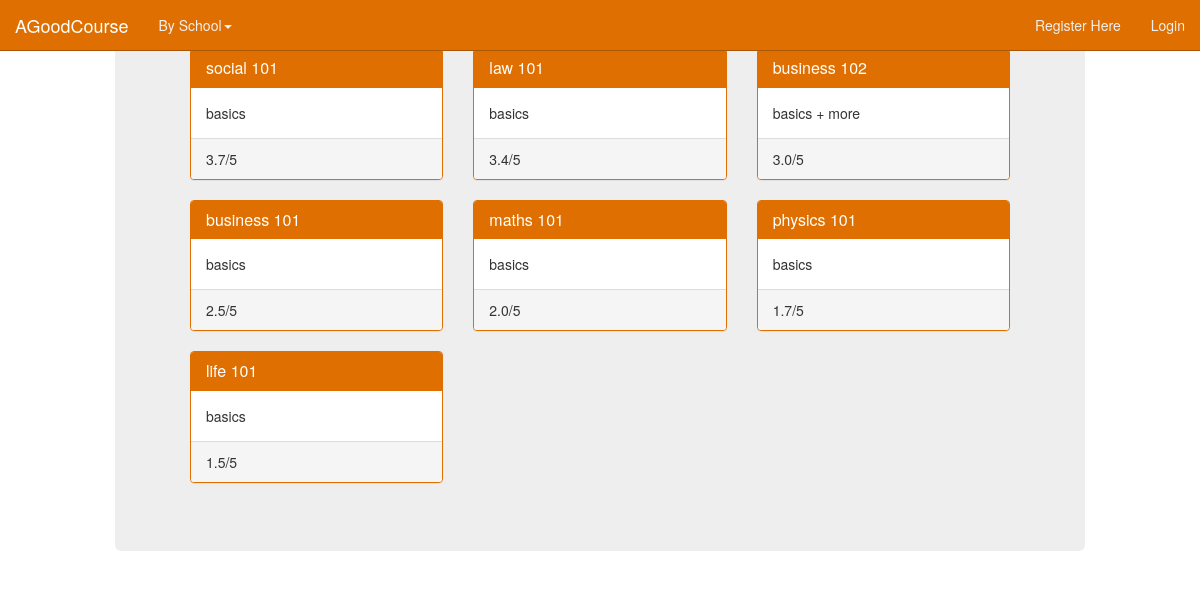
The app's page /AGoodCourse/ with its own data.
### good_course/models.py (models this page shows, shortened)
class Course(models.Model):
        school_choices = (
                ('business', 'Adam Smith Business School'),
                ('cardiovascular', 'Institute of Cardiovascular and Med Sci'),
                ('architecture', 'Mackintosh School of Architecture'),
                ('chemistry', 'School of Chemistry'),
                ('computing', 'School of Computing Science'),
                ('critical', 'School of Critical Studies'),
                ('culture', 'School of Culture and Creative Arts'),
                ('education', 'School of Education'),
                ('engineering', 'School of Engineering'),
                ('geography', 'School of Geography and Earth Sciences'),
                ('humanities', 'School of Humanities'),
                ('interdisciplinary', 'School of Interdisciplinary Studies'),
                ('law', 'School of Law'),
                ('life', 'School of Life Sciences'),
                ('maths', 'School of Mathematics and Statistics'),
                ('medicine', 'School of Medicine'),
                ('mlc', 'School of MLC'),
                ('physics', 'School of Physics and Astronomy'),
                ('psychology', 'School of Psychology'),
                ('social', 'School of Social and Political Sciences'),
                ('veterinary', 'School of Veterinary Medicine')
                )
        school_tag = models.CharField(max_length=20, choices=school_choices)
        school = models.ForeignKey(School)
        title = models.CharField(max_length=128,)
        slug = models.SlugField(unique=True)
        description = models.CharField(max_length=256)
        lecturer = models.CharField(max_length=128)
        total_rating = models.IntegerField(default=0)
        quantity_ratings = models.IntegerField(default=0)
        average_rating = models.DecimalField(max_digits=2, decimal_places=1)
        raters = models.ManyToManyField(User, blank=True)

### good_course/views.py (the view)
def home(request):
    context_dict ={}
    course_list1 = Course.objects.order_by('-average_rating')[:3]
    course_list2 = Course.objects.order_by('-average_rating')[3:6]
    course_list3 = Course.objects.order_by('-average_rating')[6:9]
    context_dict['top_courses'] = course_list1
    context_dict['mid_courses'] = course_list2
    context_dict['bot_courses'] = course_list3
    response = render(request,'good_course/home.html', context_dict)
    return response

### templates/good_course/home.html
{% extends 'good_course/base.html' %}
{% load staticfiles %}
{% block body_block %}
<div class="jumbotron">
	<div class="container">
		{% if top_courses %}
			<div class="row placeholders">
				{% for course in top_courses %}
				<div class="col-sm-4">
					<div class ="panel panel-primary">
						<div class="panel-heading">
							<h3 class="panel-title"><a href="{% url 'course'  course.slug %}">{{ course.title }}</a></h3>
						</div>
						<div class = "panel-body">
							{{ course.description }}
						</div>
						<div class = "panel-footer">
							{{ course.average_rating }}/5
						</div>
					</div>
				</div>
				{% endfor %}
			</div>
		{% else %}
			<strong>No courses currently.</strong>
		{% endif %}
		{% if mid_courses %}
			<div class="row placeholders">
				{% for course in mid_courses %}
				<div class="col-sm-4">
					<div class ="panel panel-primary">
						<div class="panel-heading">
							<h3 class="panel-title"><a href="{% url 'course'  course.slug %}">{{ course.title }}</a></h3>
						</div>
						<div class = "panel-body">
							{{ course.description }}
						</div>
						<div class = "panel-footer">
							{{ course.average_rating }}/5
						</div>
					</div>
				</div>
				{% endfor %}
			</div>
		{% endif %}
		{% if bot_courses %}
			<div class="row placeholders">
				{% for course in bot_courses %}
				<div class="col-sm-4">
					<div class ="panel panel-primary">
						<div class="panel-heading">
							<h3 class="panel-title"><a href="{% url 'course'  course.slug %}">{{ course.title }}</a></h3>
						</div>
						<div class = "panel-body">
							{{ course.description }}
						</div>
						<div class = "panel-footer">
							{{ course.average_rating }}/5
						</div>
					</div>
				</div>
				{% endfor %}
			</div>
		{% endif %}
	</div>
</div>
{% endblock %}

### templates/good_course/base.html (shortened to what this page needs)
<!DOCTYPE html>
<html lang="en">
  <head>
    <link href="/static/styling/css/bootstrap.min.css" rel="stylesheet">
    <link href="http://getbootstrap.com/examples/dashboard/dashboard.css" rel="stylesheet">
  </head>
  <body>
    <div class="navbar navbar-inverse navbar-fixed-top" role="navigation">
      <div class="container-fluid">
        <div class="navbar-header">
          <a class="navbar-brand" href="/AGoodCourse/">AGoodCourse</a>
        </div>
        <div class="navbar-collapse collapse">
            <ul class="nav navbar-nav navbar-left">
				<li class="dropdown">
					<a href ='#' class="dropdown-toggle" data-toggle="dropdown" role="button" aria-expanded="false">By School<span class="caret"></span>
				</li>
			</ul>
			<ul class="nav navbar-nav navbar-right">
                {% if user.is_authenticated %}
					<li><a href="{% url 'profile' %}">View Profile</a></li>
					<li><a href="{% url 'auth_logout' %}?next=/AGoodCourse/">Logout</a></li>
					<li><a href="{% url 'add_course' %}">Add a New Course</a></li>
				{% else %}
					<li><a href="{% url 'registration_register' %}">Register Here</a></li>
					<li><a href="{% url 'auth_login' %}">Login</a></li>
				{% endif %}
            </ul>
        </div>
      </div>
    </div>
    <div class="container-fluid">
      <div class="row">
        <div class="col-sm-9 col-sm-offset-3 col-md-10 col-md-offset-1 main">
           <div>
                {% block body_block %}{% endblock %}
                </div>
        </div>
      </div>
    </div>
  </body>
</html>

### records on screen
Course: title "social 101", description "basics", average_rating "3.7"
Course: title "law 101", description "basics", average_rating "3.4"
Course: title "business 102", description "basics + more", average_rating "3.0"
Course: title "business 101", description "basics", average_rating "2.5"
Course: title "maths 101", description "basics", average_rating "2.0"
Course: title "physics 101", description "basics", average_rating "1.7"
Course: title "life 101", description "basics", average_rating "1.5"
